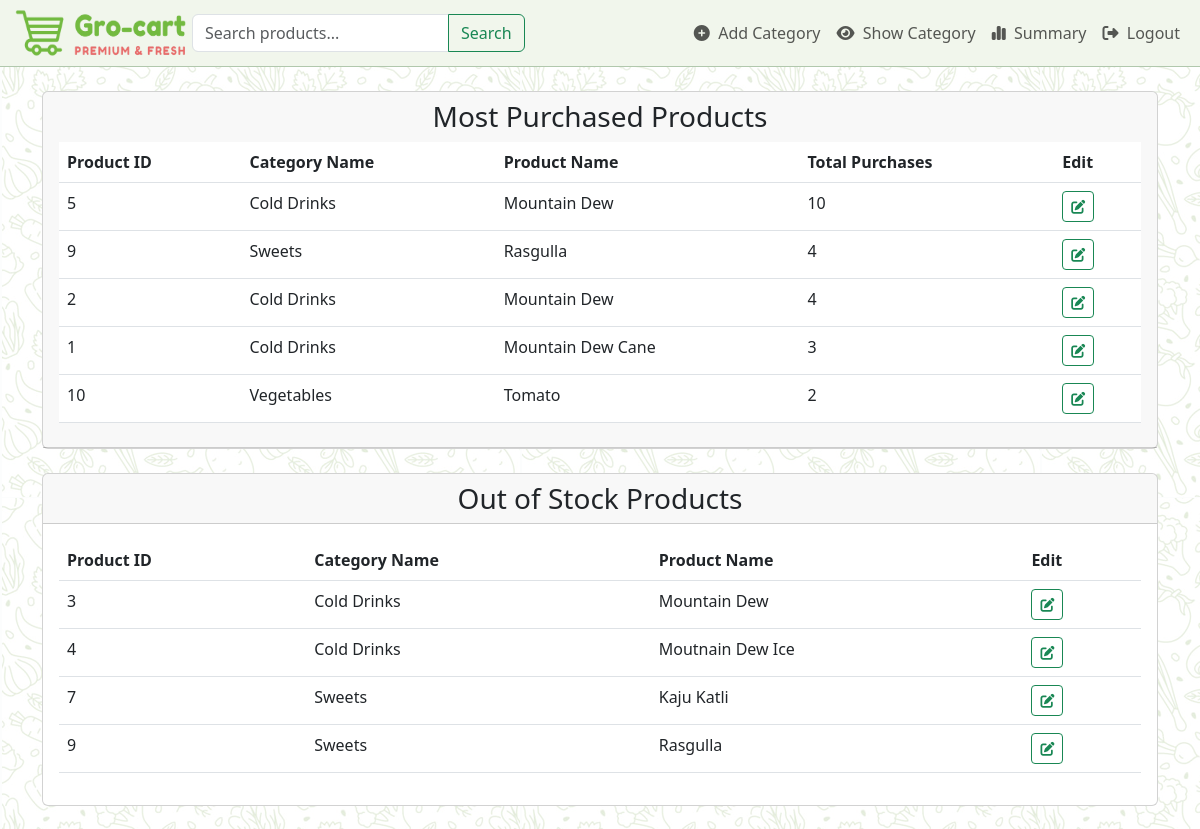
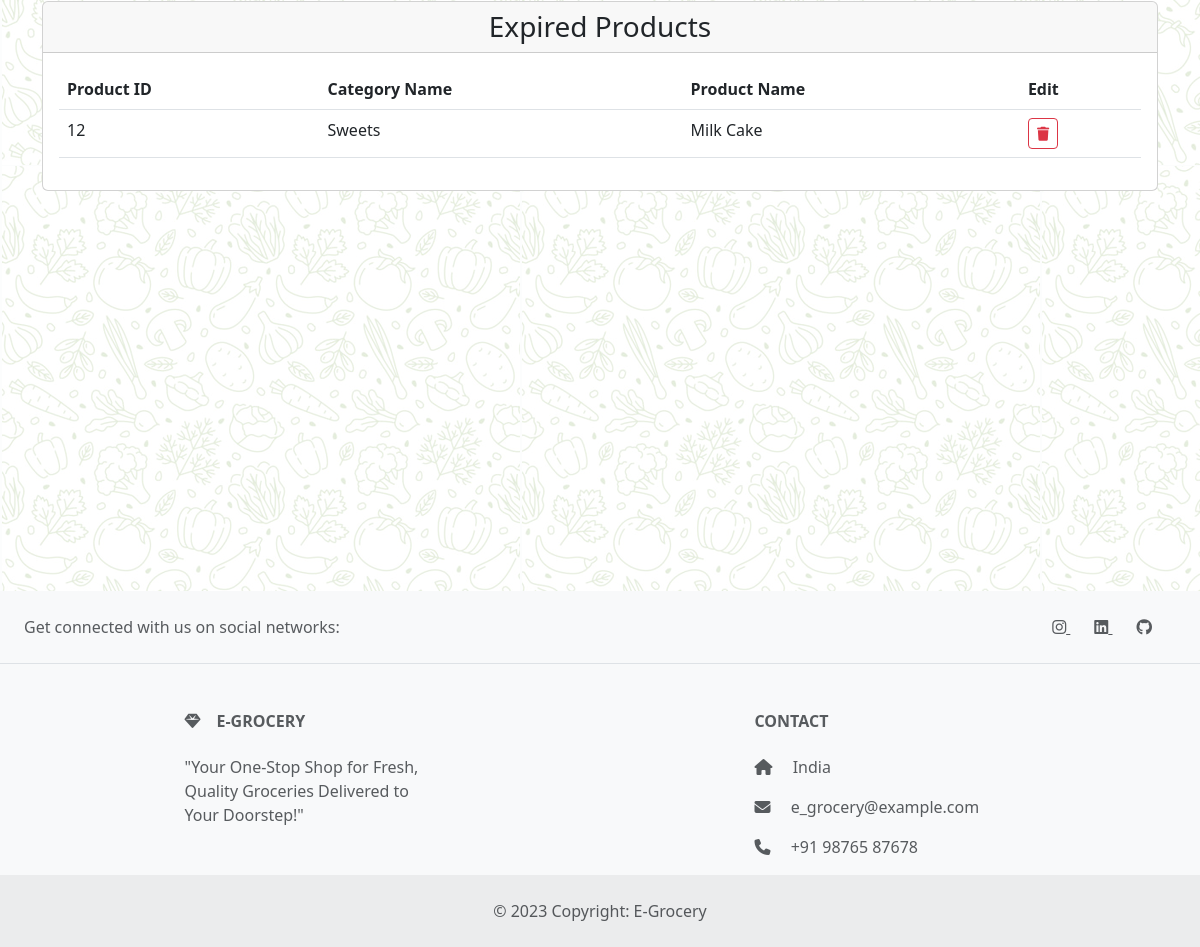
Screenshot of /summary (signed in) with the database file from the repository (2 pictures, top to bottom).
### models.py (models this page shows)
class Product(db.Model):
    id = db.Column(db.Integer, primary_key=True)
    name = db.Column(db.String(50))
    price = db.Column(db.Float)
    photo = db.Column(db.String(255))
    manufacturing_date = db.Column(db.Date)
    expiry_date = db.Column(db.Date)
    quantity = db.Column(db.Integer)
    quantity_unit = db.Column(db.String(10))
    number  = db.Column(db.Integer)
    timestamp_added = db.Column(db.DateTime, default=datetime.utcnow)
    category_id = db.Column(db.Integer, db.ForeignKey('category.id'))
    no_of_buyed   = db.Column(db.Integer,default=0)

class Category(db.Model):
    id = db.Column(db.Integer, primary_key=True)
    name = db.Column(db.String(150), unique=True)
    products = db.relationship('Product', backref='category', lazy=True)

### app.py (the view)
@app.route('/summary')
@login_required
def summary():
    if not current_user.is_admin:
        flash('You do not have permission to access this page.', 'warning')
        return redirect(url_for('dashboard'))
    categories = Category.query.all()
    products_dict = {}
    for category in categories:
        products = Product.query.filter_by(category_id=category.id).order_by(desc(Product.timestamp_added)).all()
        non_expired_products = [product for product in products if product.expiry_date >= datetime.now().date()]
        products_dict[category.id] = non_expired_products
    most_purchased_products = get_most_purchased_products(limit=5)
    out_of_stock_products, expired_products = get_out_of_stock_or_expired_products()
    return render_template('summary.html', categories=categories, products_dict=products_dict,
                           most_purchased_products=most_purchased_products,
                           out_of_stock_products=out_of_stock_products, expired_products=expired_products)

### app.py (called while the page is built)
@login_manager.user_loader
def load_user(id):
    return User.query.get(int(id))

### models.py (called while the page is built)
def get_most_purchased_products(limit=5):
    most_purchased_products = db.session.query(
        OrderProducts.product_id, func.count(OrderProducts.product_id).label('total')
    ).group_by(OrderProducts.product_id).order_by(func.count(OrderProducts.product_id).desc()).limit(limit).all()
    products_info = []
    for product_id, total_purchases in most_purchased_products:
        product = Product.query.get(product_id)
        products_info.append((product, total_purchases))
    return products_info

def get_out_of_stock_or_expired_products():
    out_of_stock_products = Product.query.filter(Product.number <= 0).all()
    expired_products = Product.query.filter(Product.expiry_date < datetime.now().date()).all()
    return out_of_stock_products, expired_products

### templates/summary.html
{% extends "base.html" %}
{% block content %}
<div class="container mt-4">
    <div class="row mt-4">
        <div class="col-md-12">
            <div class="card">
                <div class="card-header">
                    {% if most_purchased_products %}
                    <h3 class="text-center">Most Purchased Products</h3>
                    <table class="table">
                        <thead>
                            <tr>
                                <th>Product ID</th>
                                <th>Category Name</th>
                                <th>Product Name</th>
                                <th>Total Purchases</th>
                                <th>Edit</th>
                            </tr>
                        </thead>
                        <tbody>
                            {% for product, total_purchases in most_purchased_products %}
                            <tr>
                                <td>{{ product.id }}</td>
                                <td>{{product.category.name}}</td>
                                <td>{{ product.name }}</td>
                                <td>{{ total_purchases }}</td>
                                <td>
                                    <a href="{{ url_for('edit_product', product_id=product.id) }}" class="btn btn-outline-success btn-sm"><i class="fas fa-edit"></i> </a>
                                </td>
                            </tr>
                            {% endfor %}
                        </tbody>
                    </table>
                    {% else %}
                    <p>No purchases yet.</p>
                    {% endif %}
                </div>
            </div>
        </div>
    </div>
    <div class="row mt-4">
        <div class="col-md-12">
            <div class="card">
                <div class="card-header">
                    <h3 class="mb-0 text-center">Out of Stock Products</h3>
                </div>
                <div class="card-body">
                    {% if out_of_stock_products %}
                    <table class="table ">
                        <thead>
                            <tr>
                                <th>Product ID</th>
                                <th>Category Name</th>
                                <th>Product Name</th>
                                <th>Edit</th>
                            </tr>
                        </thead>
                        <tbody>
                            {% for product in out_of_stock_products %}
                            <tr>
                                <td>{{ product.id }}</td>
                                <td>{{ product.category.name }}</td>
                                <td>{{ product.name }}</td>
                                <td>
                                    <a href="{{ url_for('edit_product', product_id=product.id) }}" class="btn btn-outline-success btn-sm"><i class="fas fa-edit"></i> </a>
                                </td>
                            </tr>
                            {% endfor %}
                        </tbody>
                    </table>
                    {% else %}
                    <p>No out of stock products.</p>
                    {% endif %}
                </div>
            </div>
        </div>
    </div>
    <div class="col-md-12 mt-4">
        <div class="card">
            <div class="card-header">
                <h3 class="mb-0 text-center">Expired Products</h3>
            </div>
            <div class="card-body">
                {% if expired_products %}
                <table class="table ">
                    <thead>
                        <tr>
                            <th>Product ID</th>
                            <th>Category Name</th>
                            <th>Product Name</th>
                            <th>Edit</th>
                        </tr>
                    </thead>
                    <tbody>
                        {% for product in expired_products %}
                        <tr>
                            <td>{{ product.id }}</td>
                            <td>{{ product.category.name }}</td>
                            <td>{{ product.name }}</td>
                            <td>
                                <a href="{{ url_for('delete_product', product_id=product.id) }}" class="btn btn-outline-danger btn-sm"><i class="fas fa-trash"></i> </a>
                            </td>
                        </tr>
                        {% endfor %}
                    </tbody>
                </table>
                {% else %}
                <p>No expired products.</p>
                {% endif %}
            </div>
        </div>
    </div>
</div>
{% endblock %}

### static/style.css (style rules this page uses)
.bg-image { background-image: url('/static/images/bg-image.png'); }

### rows the page displays
Product: id "5", category.name "Cold Drinks", name "Mountain Dew", total_purchases "10"
Product: id "9", category.name "Sweets", name "Rasgulla", total_purchases "4"
Product: id "2", category.name "Cold Drinks", name "Mountain Dew", total_purchases "4"
Product: id "1", category.name "Cold Drinks", name "Mountain Dew Cane", total_purchases "3"
Product: id "10", category.name "Vegetables", name "Tomato", no_of_buyed "2"
Product: id "3", category.name "Cold Drinks", name "Mountain Dew"
Product: id "4", category.name "Cold Drinks", name "Moutnain Dew Ice"
Product: id "7", category.name "Sweets", name "Kaju Katli"
Product: id "12", category.name "Sweets", name "Milk Cake"

### other values shown
{{ name }} "Add Category Show Category Summary Logout"
